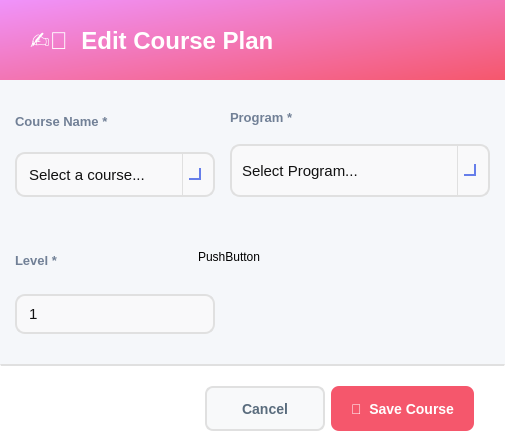
<?xml version="1.0" encoding="UTF-8"?>
<ui version="4.0">
 <class>AddCourseDialog</class>
 <widget class="QDialog" name="AddCourseDialog">
  <property name="geometry">
   <rect>
    <x>0</x>
    <y>0</y>
    <width>505</width>
    <height>444</height>
   </rect>
  </property>
  <property name="minimumSize">
   <size>
    <width>0</width>
    <height>0</height>
   </size>
  </property>
  <property name="maximumSize">
   <size>
    <width>780</width>
    <height>580</height>
   </size>
  </property>
  <property name="windowTitle">
   <string>Add New Course</string>
  </property>
  <property name="styleSheet">
   <string notr="true">background-color: #f5f7fa;</string>
  </property>
  <layout class="QVBoxLayout" name="mainLayout">
   <property name="spacing">
    <number>0</number>
   </property>
   <property name="leftMargin">
    <number>0</number>
   </property>
   <property name="topMargin">
    <number>0</number>
   </property>
   <property name="rightMargin">
    <number>0</number>
   </property>
   <property name="bottomMargin">
    <number>0</number>
   </property>
   <item>
    <widget class="QFrame" name="headerFrame">
     <property name="minimumSize">
      <size>
       <width>0</width>
       <height>80</height>
      </size>
     </property>
     <property name="maximumSize">
      <size>
       <width>16777215</width>
       <height>80</height>
      </size>
     </property>
     <property name="styleSheet">
      <string notr="true">background: qlineargradient(x1:0, y1:0, x2:1, y2:1, stop:0 #f093fb, stop:1 #f5576c); border-radius: 0px;</string>
     </property>
     <property name="frameShape">
      <enum>QFrame::Shape::StyledPanel</enum>
     </property>
     <layout class="QHBoxLayout" name="headerLayout">
      <property name="leftMargin">
       <number>30</number>
      </property>
      <property name="topMargin">
       <number>20</number>
      </property>
      <property name="rightMargin">
       <number>30</number>
      </property>
      <property name="bottomMargin">
       <number>20</number>
      </property>
      <item>
       <widget class="QLabel" name="labelTitle">
        <property name="styleSheet">
         <string notr="true">font-size: 24px; font-weight: bold; color: white; background: transparent;</string>
        </property>
        <property name="text">
         <string>✍🏻  Edit Course Plan</string>
        </property>
       </widget>
      </item>
      <item>
       <spacer name="headerSpacer">
        <property name="orientation">
         <enum>Qt::Orientation::Horizontal</enum>
        </property>
        <property name="sizeHint" stdset="0">
         <size>
          <width>40</width>
          <height>20</height>
         </size>
        </property>
       </spacer>
      </item>
     </layout>
    </widget>
   </item>
   <item>
    <widget class="QScrollArea" name="scrollArea">
     <property name="styleSheet">
      <string notr="true">border: none; background-color: #f5f7fa;</string>
     </property>
     <property name="widgetResizable">
      <bool>true</bool>
     </property>
     <widget class="QWidget" name="scrollContent">
      <property name="geometry">
       <rect>
        <x>0</x>
        <y>0</y>
        <width>505</width>
        <height>284</height>
       </rect>
      </property>
      <property name="styleSheet">
       <string notr="true">background-color: #f5f7fa;</string>
      </property>
      <layout class="QGridLayout" name="gridLayout_3">
       <property name="leftMargin">
        <number>15</number>
       </property>
       <property name="topMargin">
        <number>10</number>
       </property>
       <property name="rightMargin">
        <number>15</number>
       </property>
       <property name="bottomMargin">
        <number>0</number>
       </property>
       <property name="horizontalSpacing">
        <number>15</number>
       </property>
       <property name="verticalSpacing">
        <number>30</number>
       </property>
       <item row="0" column="0">
        <layout class="QVBoxLayout" name="verticalLayout">
         <property name="spacing">
          <number>0</number>
         </property>
         <item>
          <widget class="QLabel" name="labelCourseName">
           <property name="styleSheet">
            <string notr="true">font-size: 13px; color: #718096; font-weight: bold; background: transparent;</string>
           </property>
           <property name="text">
            <string>Course Name *</string>
           </property>
          </widget>
         </item>
         <item>
          <widget class="QComboBox" name="comboBoxSelectCourse">
           <property name="minimumSize">
            <size>
             <width>200</width>
             <height>45</height>
            </size>
           </property>
           <property name="cursor">
            <cursorShape>PointingHandCursor</cursorShape>
           </property>
           <property name="styleSheet">
            <string notr="true">/* ----------------- QComboBox Base ----------------- */
QComboBox {
    border: 2px solid #E0E0E0;          /* main border */
    border-radius: 10px;
    padding: 8px 10px;                   /* Matches QLineEdit padding */
    background: rgba(250, 250, 250, 200);
    font-size: 11pt;
    color: #111111;
}

/* Focused state */
QComboBox:focus {
    border: 2px solid #667EEA; 
    background: rgba(250, 250, 250, 220);
}

/* ----------------- Drop-down Arrow ----------------- */
QComboBox::drop-down {
    subcontrol-origin: padding;
    subcontrol-position: top right;
    width: 30px; 
    border-left-width: 1px;
    border-left-color: #E0E0E0;
    border-left-style: solid;
    border-top-right-radius: 12px;       /* rounder corners */
    border-bottom-right-radius: 12px;    /* rounder corners */
    background: transparent;
}

/* Remove ugly black border on hover/focus */
QComboBox::drop-down:hover,
QComboBox::drop-down:focus {
    border-left-color: #667EEA;
    background: transparent;
    border: none;
}

/* Modern, visible arrow using simple chevron */
QComboBox::down-arrow {
    width: 10px;
    height: 10px;
    border: solid #667EEA;
    border-width: 0 2px 2px 0;
    margin-right: 6px;
}

/* ----------------- Dropdown Popup ----------------- */
/* Dropdown Popup */
QComboBox QAbstractItemView {
    background-color: #fdfdfd;          /* slightly off-white */
    border: 2px solid #E0E0E0;          /* subtle grey border */
    border-radius: 8px;                  /* may not be perfect on Windows */
    color: #111111;
    font-size: 11pt;
    padding: 5px;
    selection-background-color: #667EEA;
    selection-color: white;
    outline: none;
}

/* Items hover/selection */
QComboBox QAbstractItemView::item:hover {
    background-color: rgba(102, 126, 234, 0.1);
    color: #111111;
}

QComboBox QAbstractItemView::item:selected {
    background-color: #667EEA;
    color: white;
}

/* Error highlight for combo box */
QComboBox[error=&quot;true&quot;] {
    border: 2px solid #FF4A4A;
}</string>
           </property>
           <property name="editable">
            <bool>true</bool>
           </property>
           <item>
            <property name="text">
             <string>Select a course...</string>
            </property>
           </item>
          </widget>
         </item>
        </layout>
       </item>
       <item row="0" column="1">
        <layout class="QVBoxLayout" name="verticalLayout_2">
         <property name="spacing">
          <number>0</number>
         </property>
         <item>
          <widget class="QLabel" name="labelCourseCode">
           <property name="styleSheet">
            <string notr="true">font-size: 13px; color: #718096; font-weight: bold; background: transparent;</string>
           </property>
           <property name="text">
            <string>Program *</string>
           </property>
          </widget>
         </item>
         <item>
          <widget class="QComboBox" name="comboBoxSelectProgram">
           <property name="sizePolicy">
            <sizepolicy hsizetype="Expanding" vsizetype="Fixed">
             <horstretch>0</horstretch>
             <verstretch>0</verstretch>
            </sizepolicy>
           </property>
           <property name="minimumSize">
            <size>
             <width>150</width>
             <height>40</height>
            </size>
           </property>
           <property name="maximumSize">
            <size>
             <width>16777215</width>
             <height>65</height>
            </size>
           </property>
           <property name="styleSheet">
            <string notr="true">/* ----------------- QComboBox Base ----------------- */
QComboBox {
    border: 2px solid #E0E0E0;          /* main border */
    border-radius: 10px;
    padding: 8px 10px;                   /* Matches QLineEdit padding */
    background: rgba(250, 250, 250, 200);
    font-size: 11pt;
    color: #111111;
}

/* Focused state */
QComboBox:focus {
    border: 2px solid #667EEA; 
    background: rgba(250, 250, 250, 220);
}

/* ----------------- Drop-down Arrow ----------------- */
QComboBox::drop-down {
    subcontrol-origin: padding;
    subcontrol-position: top right;
    width: 30px; 
    border-left-width: 1px;
    border-left-color: #E0E0E0;
    border-left-style: solid;
    border-top-right-radius: 12px;       /* rounder corners */
    border-bottom-right-radius: 12px;    /* rounder corners */
    background: transparent;
}

/* Remove ugly black border on hover/focus */
QComboBox::drop-down:hover,
QComboBox::drop-down:focus {
    border-left-color: #667EEA;
    background: transparent;
    border: none;
}

/* Modern, visible arrow using simple chevron */
QComboBox::down-arrow {
    width: 10px;
    height: 10px;
    border: solid #667EEA;
    border-width: 0 2px 2px 0;
    margin-right: 6px;
}

/* ----------------- Dropdown Popup ----------------- */
/* Dropdown Popup */
QComboBox QAbstractItemView {
    background-color: #fdfdfd;          /* slightly off-white */
    border: 2px solid #E0E0E0;          /* subtle grey border */
    border-radius: 8px;                  /* may not be perfect on Windows */
    color: #111111;
    font-size: 11pt;
    padding: 5px;
    selection-background-color: #667EEA;
    selection-color: white;
    outline: none;
}

/* Items hover/selection */
QComboBox QAbstractItemView::item:hover {
    background-color: rgba(102, 126, 234, 0.1);
    color: #111111;
}

QComboBox QAbstractItemView::item:selected {
    background-color: #667EEA;
    color: white;
}

/* Error highlight for combo box */
QComboBox[error=&quot;true&quot;] {
    border: 2px solid #FF4A4A;
}</string>
           </property>
           <property name="placeholderText">
            <string>Select Program...</string>
           </property>
           <item>
            <property name="text">
             <string>Computer</string>
            </property>
           </item>
           <item>
            <property name="text">
             <string>Communication</string>
            </property>
           </item>
           <item>
            <property name="text">
             <string>Power</string>
            </property>
           </item>
           <item>
            <property name="text">
             <string>Biomedical</string>
            </property>
           </item>
          </widget>
         </item>
        </layout>
       </item>
       <item row="1" column="0">
        <layout class="QVBoxLayout" name="verticalLayout_3">
         <property name="spacing">
          <number>0</number>
         </property>
         <item>
          <widget class="QLabel" name="labelCreditHours">
           <property name="styleSheet">
            <string notr="true">font-size: 13px; color: #718096; font-weight: bold; background: transparent;</string>
           </property>
           <property name="text">
            <string>Level *</string>
           </property>
          </widget>
         </item>
         <item>
          <widget class="QSpinBox" name="spinBoxLevel">
           <property name="styleSheet">
            <string notr="true">QSpinBox {
    border: 2px solid #E0E0E0;
    border-radius: 10px;
    padding: 8px 10px;                        /* same padding as your QLineEdit */
    background: rgba(250, 250, 250, 200);
    font-size: 11pt;
    color: #111111;
    font-style: normal;
}

QSpinBox:focus {
    border: 2px solid #667EEA;
    background: rgba(250, 250, 250, 220);
}

/* The text area inside the spinbox */
QSpinBox QLineEdit {
    color: #111111;
    font-style: normal;
}

/* Placeholder text styling (requires setting placeholder via spinbox.lineEdit().setPlaceholderText()) */
QSpinBox QLineEdit:disabled {
    color: #888888;
}

/* Hide the up/down arrows completely */
QSpinBox::up-button, QSpinBox::down-button {
    width: 0;
    height: 0;
    border: none;
}
</string>
           </property>
           <property name="minimum">
            <number>1</number>
           </property>
           <property name="maximum">
            <number>10</number>
           </property>
          </widget>
         </item>
        </layout>
       </item>
       <item row="1" column="1">
        <layout class="QGridLayout" name="gridLayout"/>
       </item>
       <item row="2" column="0">
        <spacer name="verticalSpacer">
         <property name="orientation">
          <enum>Qt::Orientation::Vertical</enum>
         </property>
         <property name="sizeType">
          <enum>QSizePolicy::Policy::Minimum</enum>
         </property>
         <property name="sizeHint" stdset="0">
          <size>
           <width>17</width>
           <height>30</height>
          </size>
         </property>
        </spacer>
       </item>
      </layout>
      <widget class="QPushButton" name="pushButton">
       <property name="geometry">
        <rect>
         <x>198</x>
         <y>169</y>
         <width>62</width>
         <height>16</height>
        </rect>
       </property>
       <property name="text">
        <string>PushButton</string>
       </property>
      </widget>
     </widget>
    </widget>
   </item>
   <item>
    <widget class="QFrame" name="footerFrame">
     <property name="minimumSize">
      <size>
       <width>0</width>
       <height>80</height>
      </size>
     </property>
     <property name="maximumSize">
      <size>
       <width>16777215</width>
       <height>80</height>
      </size>
     </property>
     <property name="styleSheet">
      <string notr="true">background-color: white; border-top: 2px solid #e0e0e0;</string>
     </property>
     <property name="frameShape">
      <enum>QFrame::Shape::StyledPanel</enum>
     </property>
     <layout class="QHBoxLayout" name="footerLayout">
      <property name="leftMargin">
       <number>30</number>
      </property>
      <property name="topMargin">
       <number>20</number>
      </property>
      <property name="rightMargin">
       <number>30</number>
      </property>
      <property name="bottomMargin">
       <number>20</number>
      </property>
      <item>
       <spacer name="footerSpacer">
        <property name="orientation">
         <enum>Qt::Orientation::Horizontal</enum>
        </property>
        <property name="sizeHint" stdset="0">
         <size>
          <width>40</width>
          <height>20</height>
         </size>
        </property>
       </spacer>
      </item>
      <item>
       <widget class="QPushButton" name="buttonCancel">
        <property name="minimumSize">
         <size>
          <width>120</width>
          <height>45</height>
         </size>
        </property>
        <property name="cursor">
         <cursorShape>PointingHandCursor</cursorShape>
        </property>
        <property name="styleSheet">
         <string notr="true">QPushButton {
    background-color: #f8f9fa;
    color: #5a6c7d;
    border: 2px solid #e0e0e0;
    border-radius: 8px;
    font-size: 14px;
    font-weight: bold;
    padding: 10px 20px;
}

QPushButton:hover {
    border-color: #f5576c;
    color: #f5576c;
}

QPushButton:pressed {
    background-color: #e0e0e0; /* darker grey for pressed feedback */
    border-color: #f5576c;
    color: #f5576c;
}</string>
        </property>
        <property name="text">
         <string>Cancel</string>
        </property>
       </widget>
      </item>
      <item>
       <widget class="QPushButton" name="buttonSave">
        <property name="enabled">
         <bool>true</bool>
        </property>
        <property name="minimumSize">
         <size>
          <width>120</width>
          <height>45</height>
         </size>
        </property>
        <property name="cursor">
         <cursorShape>PointingHandCursor</cursorShape>
        </property>
        <property name="styleSheet">
         <string notr="true">QPushButton {
    background-color: #f5576c;
    color: #ffffff;
    border: none;
    border-radius: 8px;
    font-size: 14px;
    font-weight: bold;
    padding: 10px 20px;
    transition: background-color 150ms;
}
QPushButton:hover {
    background-color: #e5475c;
}
QPushButton:pressed {
    background-color: #d43f52;
}
QPushButton:disabled {
    background-color: #cccccc;  /* gray background for disabled */
    color: #666666;             /* darker gray text */
}</string>
        </property>
        <property name="text">
         <string>💾  Save Course</string>
        </property>
       </widget>
      </item>
     </layout>
    </widget>
   </item>
  </layout>
 </widget>
 <resources/>
 <connections/>
</ui>
